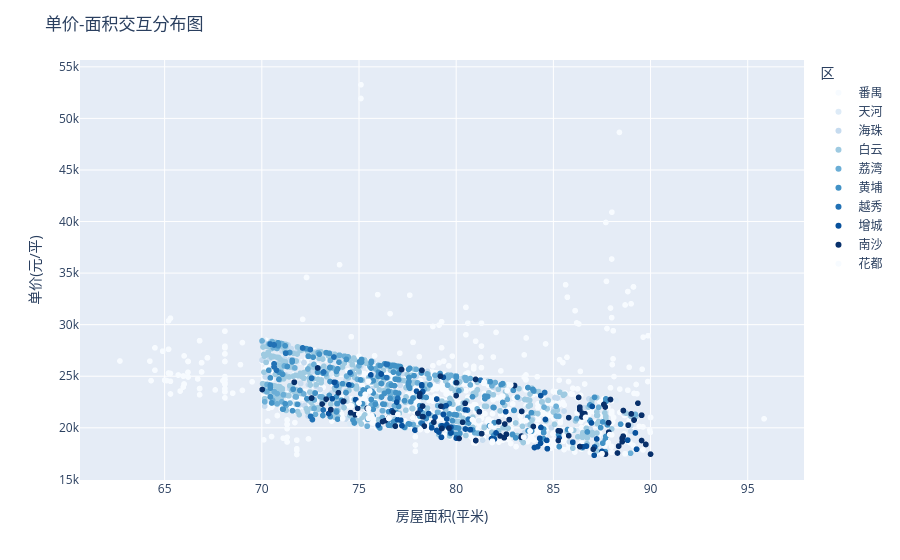

This figure's notebook cell:
### Code cell
fig = px.scatter(df, x='房屋面积(平米)', y='单价(元/平)', 
                color='区', color_discrete_sequence=px.colors.sequential.Blues,
                hover_data=['小区名称','建筑类型'])
fig.update_layout(title='单价-面积交互分布图')
fig.show()
fig.write_html("单价-面积交互分布图.html")

### Figure 1 — Plotly figure (JSON) as saved in the notebook; plotly's stock layout.template omitted (floating-point values rounded to 4 significant figures; data arrays with more than 128 entries replaced by an {"elided": "..."} marker saying what was removed)
{"data": [{"customdata": {"elided": "1276x2 str values"}, "hovertemplate": "区=番禺<br>房屋面积(平米)=%{x}<br>单价(元/平)=%{y}<br>小区名称=%{customdata[0]}<br>建筑类型=%{customdata[1]}<extra></extra>", "legendgroup": "番禺", "marker": {"color": "rgb(247,251,255)", "symbol": "circle"}, "mode": "markers", "name": "番禺", "showlegend": true, "type": "scattergl", "x": {"elided": "1276 float values"}, "xaxis": "x", "y": {"elided": "1276 int values"}, "yaxis": "y"}, {"customdata": {"elided": "95x2 str values"}, "hovertemplate": "区=天河<br>房屋面积(平米)=%{x}<br>单价(元/平)=%{y}<br>小区名称=%{customdata[0]}<br>建筑类型=%{customdata[1]}<extra></extra>", "legendgroup": "天河", "marker": {"color": "rgb(222,235,247)", "symbol": "circle"}, "mode": "markers", "name": "天河", "showlegend": true, "type": "scattergl", "x": [75.27, 71.81, 71.35, 71.35, 88.23, 75.44, 71.09, 74.53, 74.81, 70.98, 76.0, 70.23, 76.05, 70.23, 76.05, 74.01, 82.86, 78.12, 76.99, 72.46, 70.86, 76.68, 73.8, 72.04, 75.83, 73.8, 86.2, 74.01, 78.3, 75.83, 78.3, 81.16, 71.45, 74.1, 71.86, 76.0, 73.53, 73.53, 76.99, 72.87, 71.86, 71.24, 72.04, 72.37, 74.01, 82.86, 83.55, 76.27, 70.6, 80.63, 76.67, 76.08, 70.86, 83.55, 76.05, 81.62, 71.45, 82.06, 76.0, 71.86, 73.59, 76.08, 73.71, 76.67, 78.3, 79.99, 72.37, 74.1, 70.06, 72.49, 78.31, 73.51, 75.73, 76.27, 80.63, 78.06, 76.99, 70.36, 81.62, 78.12, 78.06, 72.91, 76.28, 83.55, 76.05, 71.64, 71.88, 70.78, 73.21, 70.07, 82.06, 81.06, 73.8, 75.76, 70.36], "xaxis": "x", "y": [22320, 23674, 27891, 27891, 22669, 24523, 23773, 20395, 22457, 26064, 25000, 24064, 26299, 24064, 26299, 27024, 23655, 23042, 25978, 25670, 28084, 24127, 26423, 27485, 24529, 26423, 19722, 27024, 24011, 23078, 24011, 20700, 25193, 25776, 26441, 26053, 27200, 27200, 22601, 27447, 26441, 27092, 27485, 26945, 27024, 23655, 21784, 24781, 28187, 24557, 20869, 25631, 26814, 21784, 24853, 22176, 23234, 20595, 26053, 26441, 22150, 25631, 26456, 20869, 22734, 23753, 26945, 25776, 28547, 23590, 22348, 25167, 25750, 24781, 24557, 24341, 24679, 22741, 22176, 23042, 24341, 26746, 24253, 21784, 24853, 26243, 27546, 24725, 23221, 28401, 20595, 24674, 26423, 25581, 22741], "yaxis": "y"}, {"customdata": {"elided": "202x2 str values"}, "hovertemplate": "区=海珠<br>房屋面积(平米)=%{x}<br>单价(元/平)=%{y}<br>小区名称=%{customdata[0]}<br>建筑类型=%{customdata[1]}<extra></extra>", "legendgroup": "海珠", "marker": {"color": "rgb(198,219,239)", "symbol": "circle"}, "mode": "markers", "name": "海珠", "showlegend": true, "type": "scattergl", "x": {"elided": "202 float values"}, "xaxis": "x", "y": {"elided": "202 int values"}, "yaxis": "y"}, {"customdata": {"elided": "589x2 str values"}, "hovertemplate": "区=白云<br>房屋面积(平米)=%{x}<br>单价(元/平)=%{y}<br>小区名称=%{customdata[0]}<br>建筑类型=%{customdata[1]}<extra></extra>", "legendgroup": "白云", "marker": {"color": "rgb(158,202,225)", "symbol": "circle"}, "mode": "markers", "name": "白云", "showlegend": true, "type": "scattergl", "x": {"elided": "589 float values"}, "xaxis": "x", "y": {"elided": "589 int values"}, "yaxis": "y"}, {"customdata": {"elided": "166x2 str values"}, "hovertemplate": "区=荔湾<br>房屋面积(平米)=%{x}<br>单价(元/平)=%{y}<br>小区名称=%{customdata[0]}<br>建筑类型=%{customdata[1]}<extra></extra>", "legendgroup": "荔湾", "marker": {"color": "rgb(107,174,214)", "symbol": "circle"}, "mode": "markers", "name": "荔湾", "showlegend": true, "type": "scattergl", "x": {"elided": "166 float values"}, "xaxis": "x", "y": {"elided": "166 int values"}, "yaxis": "y"}, {"customdata": {"elided": "302x2 str values"}, "hovertemplate": "区=黄埔<br>房屋面积(平米)=%{x}<br>单价(元/平)=%{y}<br>小区名称=%{customdata[0]}<br>建筑类型=%{customdata[1]}<extra></extra>", "legendgroup": "黄埔", "marker": {"color": "rgb(66,146,198)", "symbol": "circle"}, "mode": "markers", "name": "黄埔", "showlegend": true, "type": "scattergl", "x": {"elided": "302 float values"}, "xaxis": "x", "y": {"elided": "302 int values"}, "yaxis": "y"}, {"customdata": [["解放中路", "塔楼"], ["麓景路", "塔楼"], ["麓景路", "塔楼"], ["麓景路", "塔楼"], ["麓景路", "塔楼"], ["江湾298", "塔楼"], ["华秀苑", "塔楼"], ["麓景路", "塔楼"], ["凯达大厦", "塔楼"], ["明月阁", "板楼"], ["三元里大道", "板楼"], ["人民北路", "塔楼"], ["新峰楼", "塔楼"], ["三元里大道", "板楼"], ["明月阁", "板楼"], ["凯达大厦", "塔楼"], ["凯达大厦", "塔楼"], ["凯达大厦", "塔楼"], ["凯达大厦", "塔楼"], ["广园西路", null], ["江湾298", "塔楼"], ["华秀苑", "塔楼"], ["三元里大道", "塔楼"], ["桂花岗", "塔楼"], ["桂花岗", "塔楼"], ["东风西路", "塔楼"], ["东风西路", "塔楼"], ["新峰楼", "塔楼"], ["桂花岗", "塔楼"], ["新峰楼", "塔楼"], ["桂花岗", "塔楼"], ["桂花岗", "塔楼"], ["桂花岗", "塔楼"], ["桂花岗", "塔楼"], ["广园西路", "板楼"], ["凯达大厦", "塔楼"], ["海珠中路", "塔楼"], ["凯达大厦", "塔楼"], ["桂花岗", "塔楼"], ["惠福西路", "塔楼"], ["金润铂宫", "板塔结合"], ["明月阁", "板楼"], ["桂花岗", "塔楼"], ["海珠中路", "塔楼"], ["广园东路", "塔楼"], ["广州机务段", "板楼"], ["惠福西路", "塔楼"]], "hovertemplate": "区=越秀<br>房屋面积(平米)=%{x}<br>单价(元/平)=%{y}<br>小区名称=%{customdata[0]}<br>建筑类型=%{customdata[1]}<extra></extra>", "legendgroup": "越秀", "marker": {"color": "rgb(33,113,181)", "symbol": "circle"}, "mode": "markers", "name": "越秀", "showlegend": true, "type": "scattergl", "x": [80.63, 70.43, 72.1, 72.1, 70.43, 84.55, 78.26, 72.1, 70.63, 72.6, 72.51, 73.16, 76.41, 72.51, 72.6, 70.63, 70.63, 70.63, 70.63, 73.8, 84.55, 78.26, 73.83, 71.23, 71.23, 73.18, 73.18, 76.42, 71.23, 76.42, 76.99, 74.54, 71.23, 76.99, 70.75, 70.63, 72.56, 70.63, 76.99, 76.45, 81.25, 72.6, 72.5, 72.56, 80.58, 73.71, 76.45], "xaxis": "x", "y": [20836, 28114, 27740, 27740, 28114, 23419, 20445, 27740, 28034, 20799, 21101, 21734, 26175, 21101, 20799, 25910, 28034, 25910, 28034, 24391, 23419, 20445, 24110, 27236, 27236, 25417, 25417, 24863, 27236, 26172, 22861, 25356, 27236, 22861, 25584, 26193, 24808, 26193, 22861, 26161, 24616, 20799, 27587, 24808, 21718, 26863, 26161], "yaxis": "y"}, {"customdata": {"elided": "108x2 str values"}, "hovertemplate": "区=增城<br>房屋面积(平米)=%{x}<br>单价(元/平)=%{y}<br>小区名称=%{customdata[0]}<br>建筑类型=%{customdata[1]}<extra></extra>", "legendgroup": "增城", "marker": {"color": "rgb(8,81,156)", "symbol": "circle"}, "mode": "markers", "name": "增城", "showlegend": true, "type": "scattergl", "x": [78.28, 89.28, 78.74, 77.96, 88.82, 88.82, 84.66, 86.52, 79.11, 88.82, 88.82, 73.73, 87.12, 84.36, 87.12, 73.73, 80.73, 79.48, 82.55, 79.0, 77.88, 84.66, 86.52, 79.11, 79.34, 78.15, 78.23, 79.52, 80.0, 77.15, 78.15, 79.34, 82.55, 79.73, 87.5, 84.3, 80.73, 75.61, 76.69, 76.98, 79.52, 78.28, 78.74, 89.28, 77.88, 84.3, 84.69, 78.23, 84.69, 84.3, 84.2, 76.94, 79.52, 84.35, 79.34, 78.23, 79.73, 78.23, 80.47, 76.14, 75.98, 76.69, 76.98, 78.58, 80.48, 79.24, 79.34, 79.24, 74.83, 78.91, 78.91, 81.82, 82.05, 78.23, 80.47, 79.73, 74.83, 85.3, 74.18, 86.0, 79.24, 73.44, 76.14, 84.34, 74.83, 79.34, 81.82, 89.22, 84.03, 84.59, 77.21, 74.48, 79.27, 87.23, 78.32, 86.7, 87.1, 81.97, 86.0, 85.3, 89.22, 84.03, 86.96, 79.0, 87.0, 76.14, 86.7, 73.62], "xaxis": "x", "y": [23506, 17922, 20000, 23551, 18803, 18803, 18782, 18147, 19593, 18803, 18803, 24414, 18136, 20034, 18136, 24414, 19820, 22144, 21563, 22785, 19775, 18782, 18147, 19593, 21301, 21754, 24071, 20297, 19000, 20739, 21754, 21301, 21563, 20068, 17715, 18980, 19820, 25129, 21646, 20785, 20297, 23506, 20000, 17922, 19775, 18980, 17972, 24160, 17972, 18980, 18172, 22486, 20851, 23118, 24893, 24071, 19504, 24160, 21748, 25217, 20269, 21646, 20785, 21380, 19881, 19082, 22057, 19082, 22719, 21037, 21037, 18945, 19501, 24160, 21748, 19504, 22719, 18992, 22513, 18605, 19082, 21378, 25217, 18497, 22719, 20167, 18945, 19503, 18089, 20807, 20205, 24168, 20185, 18916, 21068, 18224, 17337, 18910, 18605, 18992, 19503, 18089, 20470, 19747, 22069, 25217, 18224, 22820], "yaxis": "y"}, {"customdata": {"elided": "148x2 str values"}, "hovertemplate": "区=南沙<br>房屋面积(平米)=%{x}<br>单价(元/平)=%{y}<br>小区名称=%{customdata[0]}<br>建筑类型=%{customdata[1]}<extra></extra>", "legendgroup": "南沙", "marker": {"color": "rgb(8,48,107)", "symbol": "circle"}, "mode": "markers", "name": "南沙", "showlegend": true, "type": "scattergl", "x": {"elided": "148 float values"}, "xaxis": "x", "y": {"elided": "148 int values"}, "yaxis": "y"}, {"customdata": {"elided": "67x2 str values"}, "hovertemplate": "区=花都<br>房屋面积(平米)=%{x}<br>单价(元/平)=%{y}<br>小区名称=%{customdata[0]}<br>建筑类型=%{customdata[1]}<extra></extra>", "legendgroup": "花都", "marker": {"color": "rgb(247,251,255)", "symbol": "circle"}, "mode": "markers", "name": "花都", "showlegend": true, "type": "scattergl", "x": [74.99, 88.69, 75.32, 86.66, 88.69, 80.84, 87.5, 74.61, 75.74, 80.84, 78.15, 74.61, 75.32, 86.66, 75.0, 87.83, 83.58, 75.0, 86.66, 77.77, 77.0, 87.5, 85.53, 75.48, 75.49, 75.66, 83.08, 75.55, 81.86, 75.49, 75.26, 75.49, 81.77, 81.86, 82.62, 77.77, 87.5, 75.48, 75.26, 75.49, 82.81, 82.81, 83.8, 85.9, 85.53, 75.48, 74.61, 75.48, 75.66, 75.26, 81.86, 87.9, 85.36, 81.43, 82.4, 74.16, 81.44, 83.8, 83.47, 75.71, 76.53, 81.43, 75.71, 85.9, 78.15, 81.43, 78.15], "xaxis": "x", "y": [21337, 17477, 23235, 21002, 17477, 20782, 17486, 22115, 20861, 20782, 19834, 22115, 23235, 21002, 22400, 18559, 20699, 22400, 21002, 20960, 21299, 17486, 18707, 21861, 20930, 21148, 18176, 23561, 18691, 20930, 22855, 24507, 20179, 18691, 23603, 20960, 17486, 21861, 22855, 20930, 18477, 24152, 19690, 23283, 18707, 21861, 22115, 21861, 21148, 22855, 18691, 19341, 20502, 24316, 23059, 20901, 24436, 19690, 19097, 20473, 20907, 24316, 20473, 19791, 19834, 24316, 19834], "yaxis": "y"}], "layout": {"legend": {"title": {"text": "区"}, "tracegroupgap": 0}, "margin": {"t": 60}, "title": {"text": "单价-面积交互分布图"}, "xaxis": {"anchor": "y", "domain": [0, 1], "title": {"text": "房屋面积(平米)"}}, "yaxis": {"anchor": "x", "domain": [0, 1], "title": {"text": "单价(元/平)"}}}}
